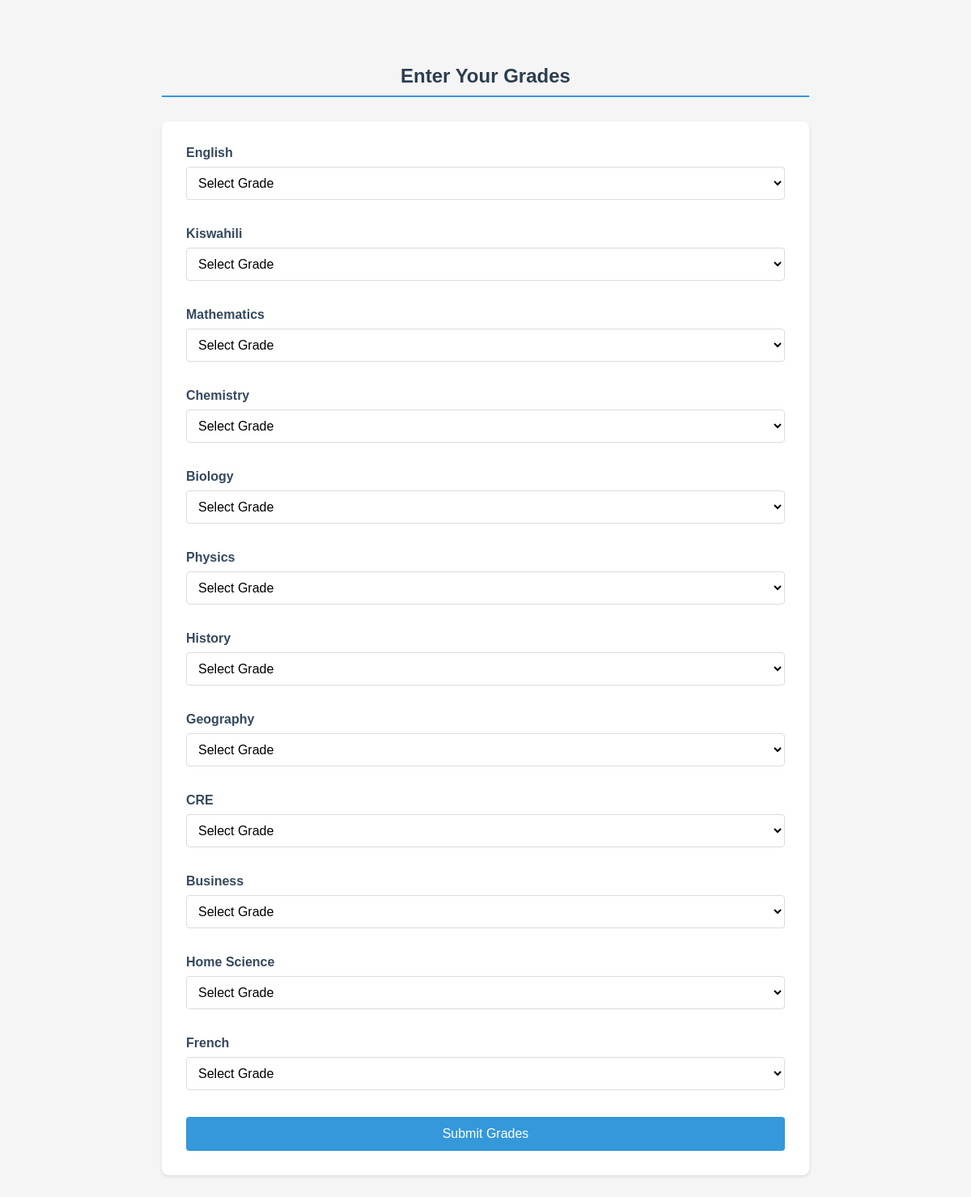
The page /select.php on the database its author committed.
### tables this page shows
CREATE TABLE `subjects` (
  `id` int(11) NOT NULL,
  `subject_name` varchar(255) NOT NULL,
  `is_compulsory` tinyint(1) NOT NULL DEFAULT 0
);

### select.php (the view, shortened to what this page needs)
<?php
try {
  $pdo = new PDO("mysql:host=localhost;dbname=recdss", "root", "");
  $pdo->setAttribute(PDO::ATTR_ERRMODE, PDO::ERRMODE_EXCEPTION);
} catch(PDOException $e) {
  die("Connection failed: " . $e->getMessage());
}
?>
<!DOCTYPE html>
<html>
<link rel="stylesheet" href="select.css">
<head>
</head>
<body>
    <h2>Enter Your Grades</h2>
    <form action="process_grades.php" method="POST">
        <?php
        $subjects = $pdo->query("SELECT id, subject_name FROM subjects")->fetchAll();
        foreach ($subjects as $subject) {
            echo "<label>{$subject['subject_name']}</label>";
            echo "<select name='grades[{$subject['id']}]' required>
                    <option value=''>Select Grade</option>
                    <option value='12'>A</option>
                    <option value='11'>A-</option>
                    <option value='10'>B+</option>
                    <option value='9'>B</option>
                    <option value='8'>B-</option>
                    <option value='7'>C+</option>
                    <option value='6'>C</option>
                    <option value='5'>C-</option>
                    <option value='4'>D+</option>
                    <option value='3'>D</option>
                    <option value='2'>D-</option>
                    <option value='1'>E</option>
                </select><br><br>";
        }
        ?>
        <input type="submit" value="Submit Grades">
    </form>
</body>
</html>

### select.css (style rules this page uses)
body { font-family: 'Arial', sans-serif; max-width: 800px; margin: 40px auto; padding: 20px; background-color: #f5f5f5; }
h2 { color: #2c3e50; text-align: center; margin-bottom: 30px; border-bottom: 2px solid #3498db; padding-bottom: 10px; }
form { background-color: white; padding: 30px; border-radius: 8px; box-shadow: 0 2px 4px rgba(0,0,0,0.1); }
label { display: block; margin-bottom: 8px; color: #34495e; font-weight: bold; }
select { width: 100%; padding: 10px; margin-bottom: 15px; border: 1px solid #dcdcdc; border-radius: 4px; background-color: #fff; font-size: 16px; }
input[type="submit"] { background-color: #3498db; color: white; padding: 12px 24px; border: none; border-radius: 4px; cursor: pointer; font-size: 16px; width: 100%; transition: background-color 0.3s ease; }

### rows shown on the page
subjects: subject_name "English"
subjects: subject_name "Kiswahili"
subjects: subject_name "Mathematics"
subjects: subject_name "Chemistry"
subjects: subject_name "Biology"
subjects: subject_name "Physics"
subjects: subject_name "History"
subjects: subject_name "Geography"
subjects: subject_name "CRE"
subjects: subject_name "Business"
subjects: subject_name "Home Science"
subjects: subject_name "French"
